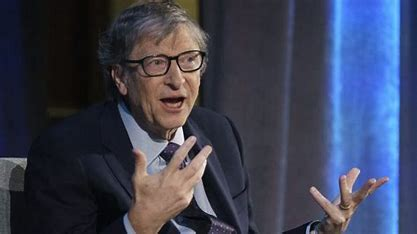
#> input picture Resource/Bill Gates/OIF.jpg, 417 x 234 px, found by its file name; its folder holds only this picture in this run
$ python train.py
#> lines starting #> are read from the running program, lines starting #| are printed output that depends on the picture
import os
import cv2 as cv
import numpy as np

people=['Bill Gates','Dara Khosrowshani','Mark Zuckerberg','Sudan Pichai']
DIR = r'C:\Users\mirol\Documents\GitHub\computer-vision-section\Resource'
haar_cascade = cv.CascadeClassifier(cv.data.haarcascades + 'haarcascade_frontalface_default.xml')


features = []
labels = []

def create_train():
    for person in people:
        path = os.path.join(DIR, person)
        label=people.index(person)

        for img in os.listdir(path):
            img_path = os.path.join(path,img)

            img_array = cv.imread(img_path)
#> img_array is the input picture: shape (234, 417, 3); mean B, G, R 84.6, 64.8, 60.1
            if img_array is None:
                continue

            gray = cv.cvtColor(img_array, cv.COLOR_BGR2GRAY)
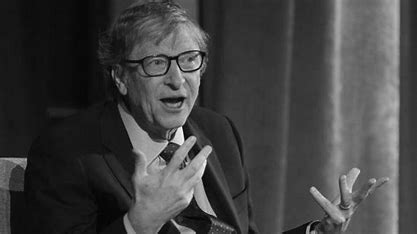
#> gray: shape (234, 417); min 1, max 254, mean 65.6

            faces_rect = haar_cascade.detectMultiScale(gray, scaleFactor=1.3, minNeighbors=4)
#> faces_rect = [[122, 22, 101, 101]]

            for (x,y,w,h) in faces_rect:
                faces_roi = gray[y:y+h, x:x+w]
                features.append(faces_roi)
                labels.append(label)
#> this loop made 1 pass
#> pass 1, in create_train, `faces_roi = gray[y:y+h, x:x+w]`:
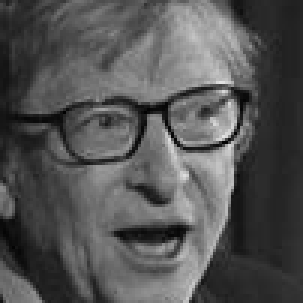
#> faces_roi: shape (101, 101) (shown 3 times larger); min 1, max 227, mean 83.9
#> after the loop, features = 1 item; labels = [0]
#> pass 2 of the loop in create_train, `for person in people:`:
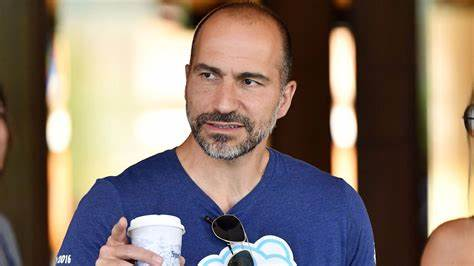
#> input picture Resource/Dara Khosrowshani/Dara Khosrowshani 1.jpeg, 474 x 266 px, found by its file name
#> in create_train, img_array is the input picture: shape (266, 474, 3); mean B, G, R 109.7, 118.9, 133.8
#> in create_train, `gray = cv.cvtColor(img_array, cv.COLOR_BGR2GRAY)`:
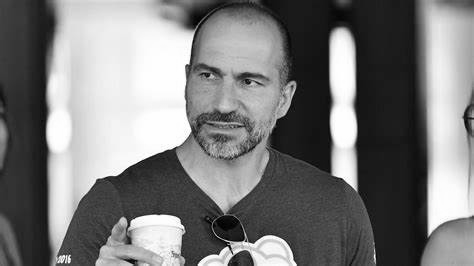
#> gray: shape (266, 474); min 0, max 255, mean 122.3
#> faces_rect = [[168, 31, 121, 121]]
#> the loop in create_train, `for (x,y,w,h) in faces_rect:` made 1 pass
#> pass 1, in create_train, `faces_roi = gray[y:y+h, x:x+w]`:
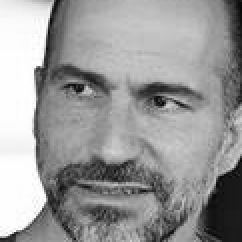
#> faces_roi: shape (121, 121) (shown 2 times larger); min 6, max 255, mean 153.2
#> after the loop in create_train, `for (x,y,w,h) in faces_rect:`: features = 2 items; labels = [0, 1]
#> (the run stopped early here; a loop or call above may not have finished)
